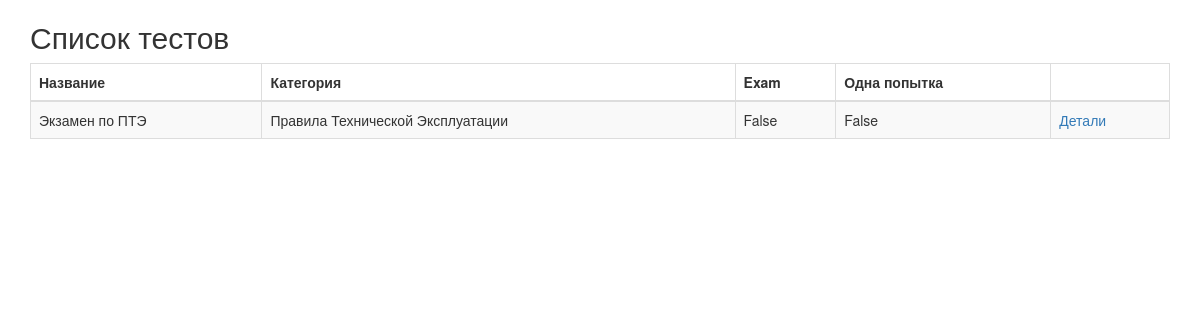
The page /quiz/list_pte/ on the database its author committed.
### quiz/models.py (models this page shows, shortened)
class Quiz(models.Model):
    title = models.CharField(
        verbose_name=("Название теста"),
        max_length=60, blank=False, help_text=("Введите название теста"))
    description = models.TextField(
        verbose_name=("Описание теста"),
        blank=True, help_text=("Введите описание теста"))
    url = models.SlugField(
        max_length=60, blank=False,
        help_text=("Читаемая url-ссылка для пользователя"),
        verbose_name=("user friendly url"))
    category = models.ForeignKey(
        Category, null=True, blank=True, on_delete=models.CASCADE,
        verbose_name=("Категория"))
    random_order = models.BooleanField(
        blank=False, default=True,
        verbose_name=("Случайная последовательность выдачи вопросов"),
        help_text=("Если да, показывает вопросы в случайной последовательности"))
    max_questions = models.PositiveIntegerField(
        blank=True, null=True, verbose_name=("Максимальное кол-во вопросов"),
        help_text=("Максимальное количество вопросов за одну попытку сдачи теста"))
    answers_at_end = models.BooleanField(
        blank=False, default=False,
        help_text=("Если да, после ответа пользователя на вопрос, будет показан правильный вариант"),
        verbose_name=("Правильный ответ в конце"))
    exam_paper = models.BooleanField(
        blank=False, default=False,
        help_text=("Если да, то результат каждой попытки"
                    " будет сохраняться. Необходимо для маркировки."),
        verbose_name=("Результат теста"))
    single_attempt = models.BooleanField(
        blank=False, default=False,
        help_text=("Если да, то будет разрешена только одна попытка сдачи теста."
                    " Незарегиситрированные пользователи не смогут сдать экзамен."),
        verbose_name=("Одна попытка?"))
    pass_mark = models.SmallIntegerField(
        blank=True, default=0,
        verbose_name=("Порог прохождения теста"),
        help_text=("Процент необходимый для сдачи теста"),
        validators=[MaxValueValidator(100)])
    success_text = models.TextField(
        blank=True, help_text=("Показывает введенный текст если пользователь сдал тест."),
        verbose_name=("Объявление в случае сдачи теста"))
    fail_text = models.TextField(
        verbose_name=("Объявление в случае провала теста"),
        blank=True, help_text=("Показывает введенный текст если пользователь провалил тест."))
    draft = models.BooleanField(
        blank=True, default=False,
        verbose_name=("В процессе разработки"),
        help_text=("Если да, то тест будет виден только админам."))
    class Meta:
        verbose_name = ("Тест")
        verbose_name_plural = ("Тесты")

class Category(models.Model):
    category = models.CharField(
        verbose_name=("Категория теста"),
        max_length=250, blank=True,
        unique=True, null=True)
    objects = CategoryManager()
    class Meta:
        verbose_name = ("Категория")
        verbose_name_plural = ("Категории")
    def __str__(self):
        return self.category

### quiz/views.py (the view)
class QuizListViewPte(ListView):
    model = Quiz
    template_name = 'quiz/quiz_list_pte.html'
    def get_queryset(self):
        queryset = super(QuizListViewPte, self).get_queryset()
        return queryset.filter(draft=False)

### quiz/templates/quiz/quiz_list_pte.html (shortened to what this page needs)
{% extends 'base.html' %}
{% load i18n %}
{% block content %}
<h2>{% trans "Список тестов" %}</h2>
    {% if quiz_list %}
			<table class="table table-bordered table-striped">
		  		<thead>
					<tr>
			  		<th>{% trans "Название" %}</th>
			  		<th>{% trans "Категория" %}</th>
			  		<th>{% trans "Exam" %}</th>
			  		<th>{% trans "Одна попытка" %}</th>
			  		<th></th>
					</tr>
		  		</thead>
		  		<tbody>
				{% for quiz in quiz_list %}
					{% ifequal quiz.category.category "Правила Технической Эксплуатации" %}
  						<tr>
			  				<td>{{ quiz.title }}</td>
			  				<td>{{ quiz.category }}</td>
			  				<td>{{ quiz.exam_paper }}</td>
			  				<td>{{ quiz.single_attempt }}</td>
			  				<td>
								<a href="{% url 'quiz_start_page' slug=quiz.url %}">
				  				{% trans "Детали" %}
								</a>
							</td>
						</tr>
					{% endifequal %}
        		{% endfor %}
		  		</tbody>
			</table>
		{% else %}
        <p>{% trans "На данный момент нет доступных тестов" %}.</p>
    {% endif %}
{% endblock %}

### rows shown on the page
Quiz: title "Экзамен по ПТЭ", category "Правила Технической Эксплуатации", exam_paper "False", single_attempt "False"
